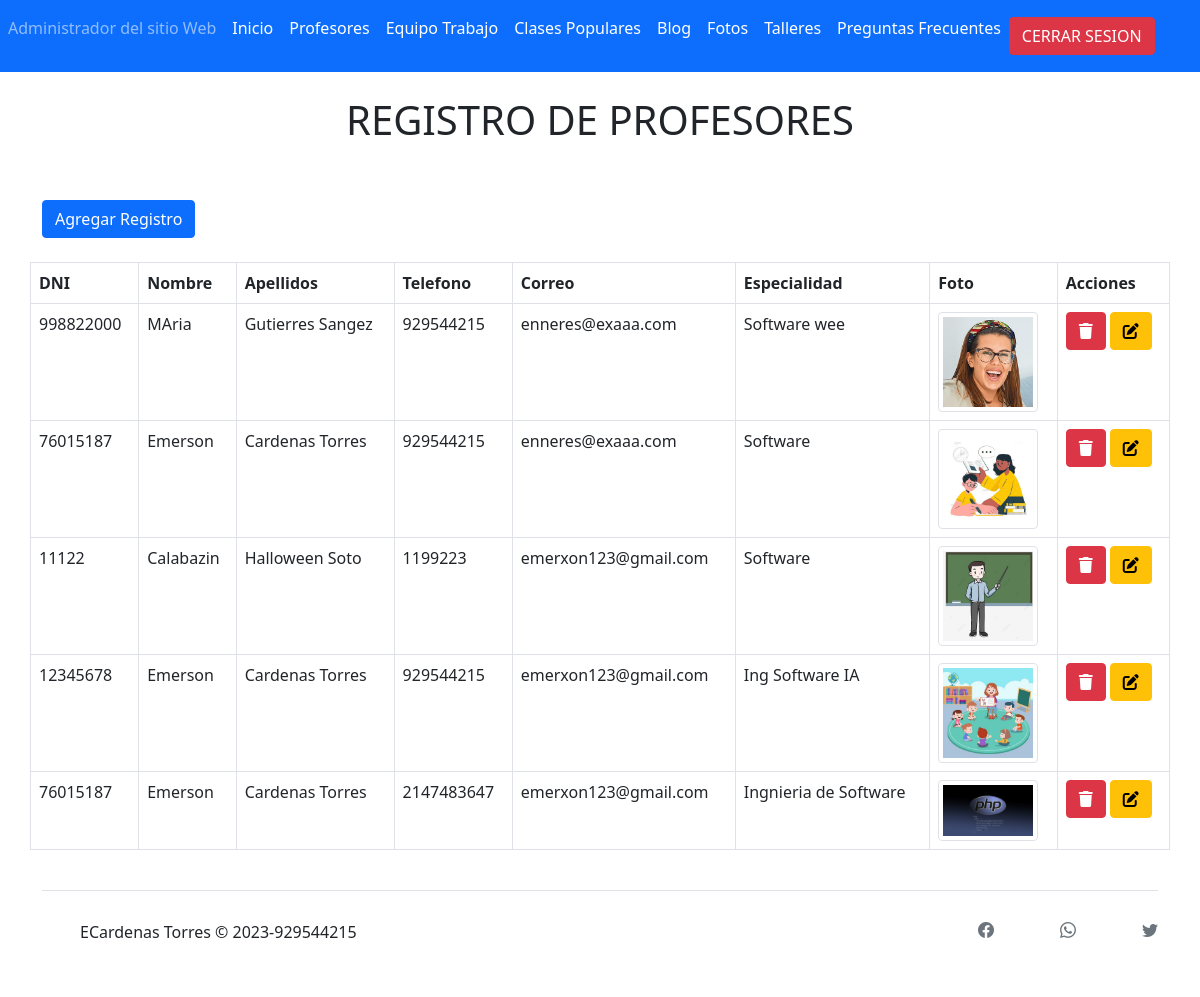
Before: /administrador/seccion/eventos.php (signed in) with the older database file.
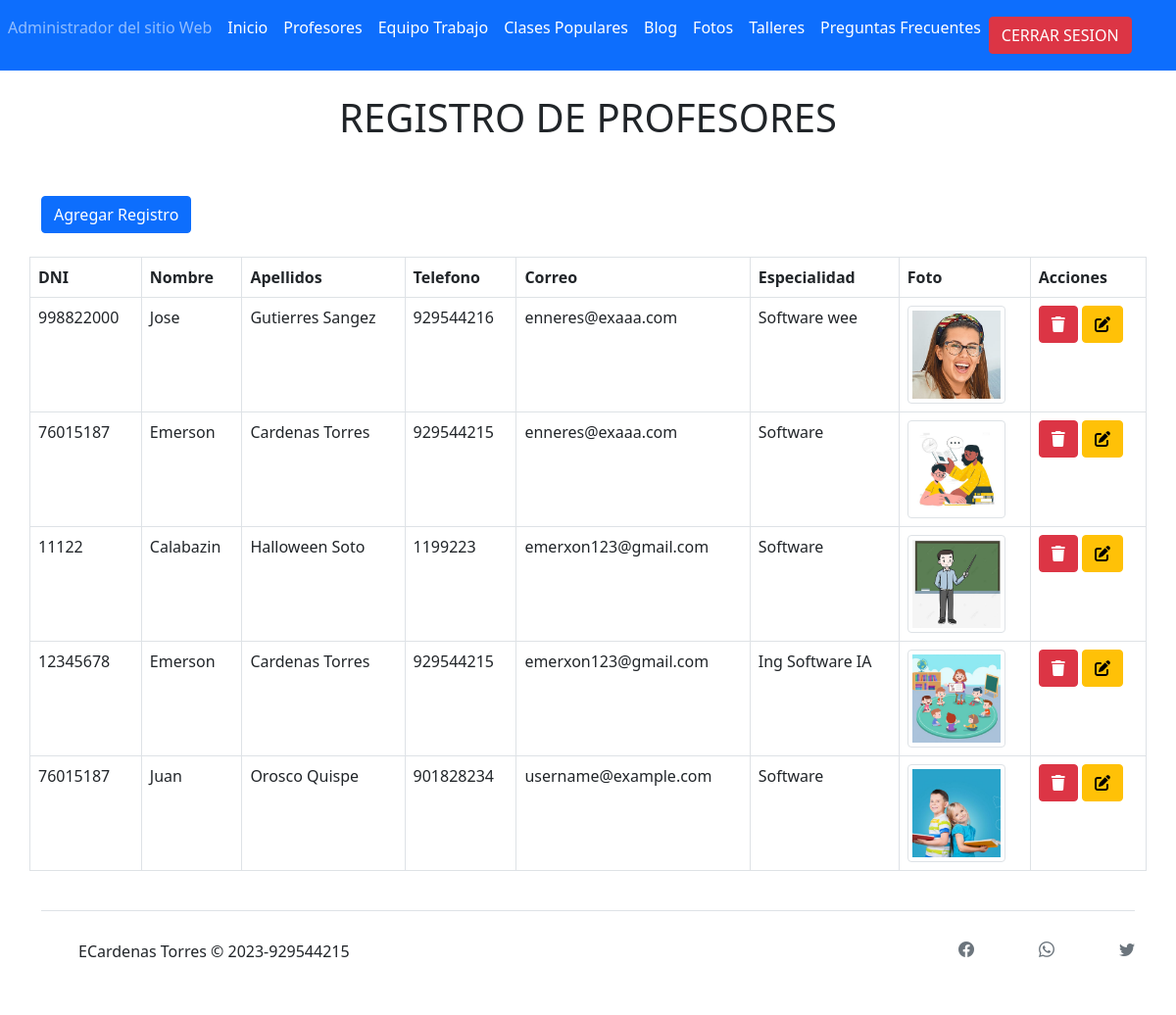
After: the same page with the newer database file.
### tables this page shows
CREATE TABLE `registro_profesores` (
  `id` int(11) NOT NULL,
  `DNI` int(11) NOT NULL,
  `nombre` varchar(255) NOT NULL,
  `apellidos` varchar(255) NOT NULL,
  `telefono` int(11) NOT NULL,
  `correo` varchar(255) NOT NULL,
  `curso` varchar(255) NOT NULL,
  `foto` varchar(255) NOT NULL,
  `contrasenia` varchar(255) NOT NULL,
  `confirmarContrasenia` varchar(255) NOT NULL
);

### administrador/seccion/code/code_registrar.php (called while the page is built, shortened)
<?php
    include "../config/PDO.php";
        $sentencia = $conexion -> prepare("SELECT * FROM registro_profesores");
        $sentencia -> execute();
        $listaEmpleados = $sentencia -> fetchAll(PDO::FETCH_ASSOC);

### administrador/seccion/eventos.php (the view, shortened to what this page needs)
<?php
include("template/cabecera.php");
?>
<?php
require "code/code_registrar.php";
?>
<div class="container">
    <h1 class="text-center">REGISTRO DE PROFESORES</h1>
    <br>
    <br>
    <form action="" method="POST" enctype="multipart/form-data">
        <button type="button" class="btn btn-primary" data-toggle="modal" data-target="#exampleModal">
            Agregar Registro
        </button>
        <br><br>
    </form>
    <div class="row">
        <table class="table table-hover table-bordered light-table-filter table_id" id="tabla">
            <thead class="thead-dark">
                <tr>
                    <th>DNI</th>
                    <th>Nombre</th>
                    <th>Apellidos</th>
                    <th>Telefono</th>
                    <th>Correo</th>
                    <th>Especialidad</th>
                    <th>Foto</th>
                    <th>Acciones</th>
                </tr>
            </thead>
            <?php foreach ($listaEmpleados as $empleado) {  ?>
                <tr>
                    <td><?php echo $empleado['DNI']; ?></td>
                    <td><?php echo $empleado['nombre']; ?></td>
                    <td><?php echo $empleado['apellidos']; ?></td>
                    <td><?php echo $empleado['telefono']; ?></td>
                    <td><?php echo $empleado['correo']; ?></td>
                    <td><?php echo $empleado['curso']; ?></td>
                    <td><img class="img-thumbnail" width="100px" src="img/<?php echo $empleado['foto']; ?>"></td>
                    <td>
                        <form action="" method="POST">
                            <button value="btn3Eliminar" type="submit" name="accion" class="btn btn-danger"  onclick="return ConfirmDelete()"><i class="fa-sharp fa-solid fa-trash"></i></button>
                            <button value="Seleccionar" type="submit" name="accion" class="btn btn-small btn-warning"><i class="fa-solid fa-pen-to-square"></i></button>
                        </form>
                    </td>
                </tr>
            <?php } ?>
        </table>
    </div>
    <?php
    include("template/pie.php");
    ?>

Changed rows visible on the page:
removed registro_profesores: DNI "76015187", nombre "Emerson", apellidos "Cardenas Torres", telefono "2147483647", correo "emerxon123@gmail.com", curso "Ingnieria de Software", foto (picture)
changed registro_profesores "Gutierres Sangez": nombre "MAria" → "Jose"; telefono "929544215" → "929544216"
added registro_profesores: DNI "76015187", nombre "Juan", apellidos "Orosco Quispe", telefono "901828234", correo "username@example.com", curso "Software", foto (picture)
